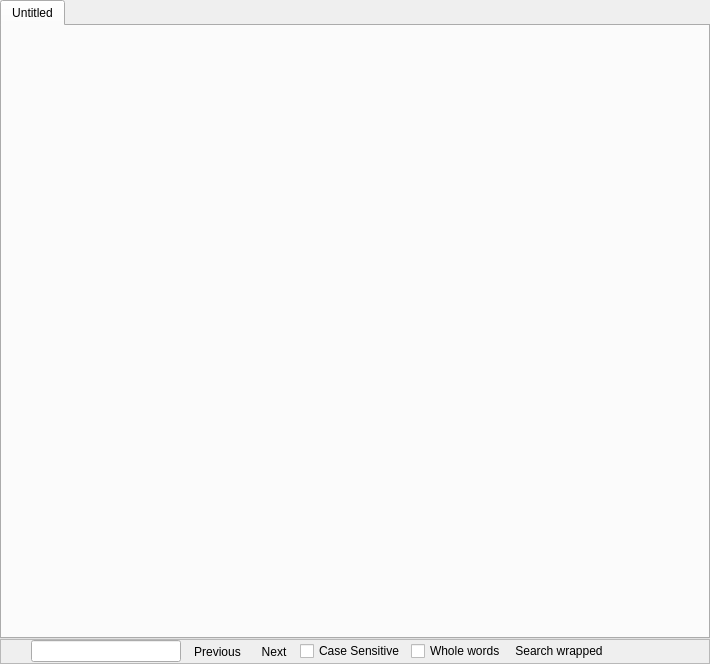
<ui version="4.0" >
 <author></author>
 <comment>*********************************************************************
**
** Copyright (C) 2009 Nokia Corporation and/or its subsidiary(-ies).
** All rights reserved.
** Contact: Nokia Corporation (qt-info@nokia.com)
**
** This file is part of the Qt Assistant of the Qt Toolkit.
**
** $QT_BEGIN_LICENSE:LGPL$
** No Commercial Usage
** This file contains pre-release code and may not be distributed.
** You may use this file in accordance with the terms and conditions
** contained in the Technology Preview License Agreement accompanying
** this package.
**
** GNU Lesser General Public License Usage
** Alternatively, this file may be used under the terms of the GNU Lesser
** General Public License version 2.1 as published by the Free Software
** Foundation and appearing in the file LICENSE.LGPL included in the
** packaging of this file.  Please review the following information to
** ensure the GNU Lesser General Public License version 2.1 requirements
** will be met: http://www.gnu.org/licenses/old-licenses/lgpl-2.1.html.
**
** In addition, as a special exception, Nokia gives you certain additional
** rights.  These rights are described in the Nokia Qt LGPL Exception
** version 1.1, included in the file LGPL_EXCEPTION.txt in this package.
**
** If you have questions regarding the use of this file, please contact
** Nokia at qt-info@nokia.com.
**
**
**
**
**
**
**
**
** $QT_END_LICENSE$
**
*********************************************************************</comment>
 <exportmacro></exportmacro>
 <class>TabbedBrowser</class>
 <widget class="QWidget" name="TabbedBrowser" >
  <property name="geometry" >
   <rect>
    <x>0</x>
    <y>0</y>
    <width>710</width>
    <height>664</height>
   </rect>
  </property>
  <property name="windowTitle" >
   <string>TabbedBrowser</string>
  </property>
  <layout class="QVBoxLayout" >
   <property name="margin" >
    <number>0</number>
   </property>
   <property name="spacing" >
    <number>0</number>
   </property>
   <item>
    <widget class="QTabWidget" name="tab" >
     <widget class="QWidget" name="frontpage" >
      <attribute name="title" >
       <string>Untitled</string>
      </attribute>
      <layout class="QGridLayout" >
       <property name="margin" >
        <number>8</number>
       </property>
       <property name="spacing" >
        <number>6</number>
       </property>
      </layout>
     </widget>
    </widget>
   </item>
   <item>
    <widget class="QFrame" name="frameFind" >
     <property name="frameShape" >
      <enum>QFrame::StyledPanel</enum>
     </property>
     <property name="frameShadow" >
      <enum>QFrame::Raised</enum>
     </property>
     <layout class="QHBoxLayout" >
      <property name="margin" >
       <number>0</number>
      </property>
      <property name="spacing" >
       <number>6</number>
      </property>
      <item>
       <widget class="QToolButton" name="toolClose" >
        <property name="text" >
         <string/>
        </property>
        <property name="icon" >
         <iconset resource="assistant.qrc" >:/trolltech/assistant/images/close.png</iconset>
        </property>
        <property name="autoRaise" >
         <bool>true</bool>
        </property>
       </widget>
      </item>
      <item>
       <widget class="QLineEdit" name="editFind" >
        <property name="sizePolicy" >
         <sizepolicy>
          <hsizetype>0</hsizetype>
          <vsizetype>0</vsizetype>
          <horstretch>0</horstretch>
          <verstretch>0</verstretch>
         </sizepolicy>
        </property>
        <property name="minimumSize" >
         <size>
          <width>150</width>
          <height>0</height>
         </size>
        </property>
       </widget>
      </item>
      <item>
       <widget class="QToolButton" name="toolPrevious" >
        <property name="text" >
         <string>Previous</string>
        </property>
        <property name="icon" >
         <iconset resource="assistant.qrc" >:/trolltech/assistant/images/win/previous.png</iconset>
        </property>
        <property name="toolButtonStyle" >
         <enum>Qt::ToolButtonTextBesideIcon</enum>
        </property>
        <property name="autoRaise" >
         <bool>true</bool>
        </property>
       </widget>
      </item>
      <item>
       <widget class="QToolButton" name="toolNext" >
        <property name="minimumSize" >
         <size>
          <width>0</width>
          <height>0</height>
         </size>
        </property>
        <property name="text" >
         <string>Next</string>
        </property>
        <property name="icon" >
         <iconset resource="assistant.qrc" >:/trolltech/assistant/images/win/next.png</iconset>
        </property>
        <property name="toolButtonStyle" >
         <enum>Qt::ToolButtonTextBesideIcon</enum>
        </property>
        <property name="autoRaise" >
         <bool>true</bool>
        </property>
        <property name="arrowType" >
         <enum>Qt::NoArrow</enum>
        </property>
       </widget>
      </item>
      <item>
       <widget class="QCheckBox" name="checkCase" >
        <property name="text" >
         <string>Case Sensitive</string>
        </property>
       </widget>
      </item>
      <item>
       <widget class="QCheckBox" name="checkWholeWords" >
        <property name="text" >
         <string>Whole words</string>
        </property>
       </widget>
      </item>
      <item>
       <widget class="QLabel" name="labelWrapped" >
        <property name="minimumSize" >
         <size>
          <width>0</width>
          <height>20</height>
         </size>
        </property>
        <property name="maximumSize" >
         <size>
          <width>105</width>
          <height>20</height>
         </size>
        </property>
        <property name="text" >
         <string>&lt;img src=":/trolltech/assistant/images/wrap.png">&amp;nbsp;Search wrapped</string>
        </property>
        <property name="textFormat" >
         <enum>Qt::RichText</enum>
        </property>
        <property name="scaledContents" >
         <bool>true</bool>
        </property>
        <property name="alignment" >
         <set>Qt::AlignLeading|Qt::AlignLeft|Qt::AlignVCenter</set>
        </property>
       </widget>
      </item>
      <item>
       <spacer>
        <property name="orientation" >
         <enum>Qt::Horizontal</enum>
        </property>
        <property name="sizeHint" >
         <size>
          <width>81</width>
          <height>21</height>
         </size>
        </property>
       </spacer>
      </item>
     </layout>
    </widget>
   </item>
  </layout>
 </widget>
 <pixmapfunction></pixmapfunction>
 <resources>
  <include location="assistant.qrc" />
 </resources>
 <connections/>
</ui>
